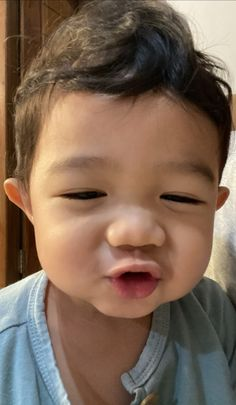
#> input picture Pengolahan Citra Digital/image/positif.jpg, 236 x 405 px, found by its file name
$ python negatif.py
#> lines starting #> are read from the running program, lines starting #| are printed output that depends on the picture
import  imageio as image
import numpy as np
import matplotlib.pyplot as plt

path = "D:\\Mata Kuliah Semester 5\\Pengolahan Citra Digital\\positif.jpg"
img_Negatif = image.imread(path)
#> img_Negatif is the input picture: shape (405, 236, 3); mean R, G, B 126.3, 103.5, 86.2
r_neg = img_Negatif[:, :, 0]
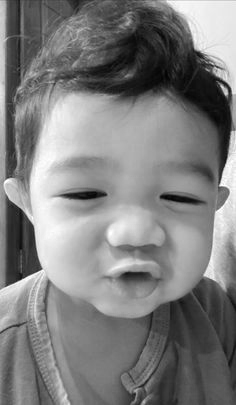
#> r_neg: shape (405, 236); min 2, max 255, mean 126.3

hist_rneg, bins =np.histogram(r_neg.flatten(), bins=256,range=[0,256])
#> hist_rneg = 256 values, max 856 at index 123, min 0 at index 0, mean 373.4; bins = 257 values from 0 to 256

img_positif = 255 - img_Negatif
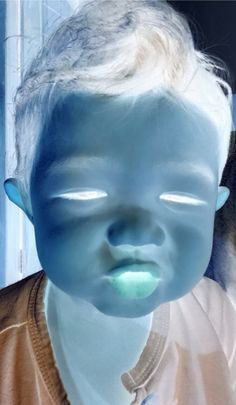
#> img_positif: shape (405, 236, 3); mean R, G, B 128.7, 151.5, 168.8

plt.figure(figsize=(15, 15))

plt.subplot(4, 1, 1)
plt.imshow(img_Negatif)

plt.subplot(4, 1, 2)
plt.imshow(img_positif)

plt.subplot(4, 1, 3)
plt.plot(hist_rneg)

plt.show()
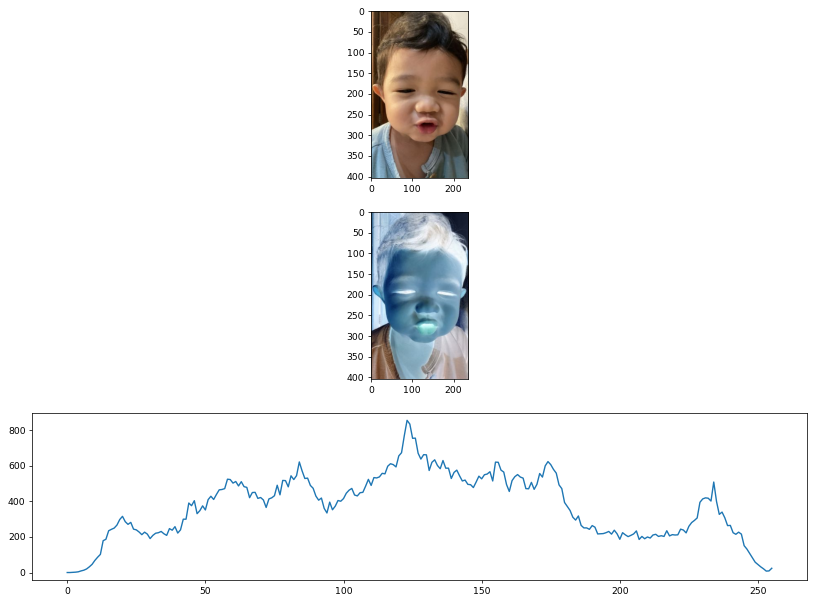
#> figure drawn by matplotlib, 3 panels; panel 3: curve peaks at x = 123, y = 856
print(img_Negatif.shape)
#| (405, 236, 3)

$ run again, with Pengolahan Citra Digital/image/Abecekut.png saved as Pengolahan Citra Digital/image/positif.jpg
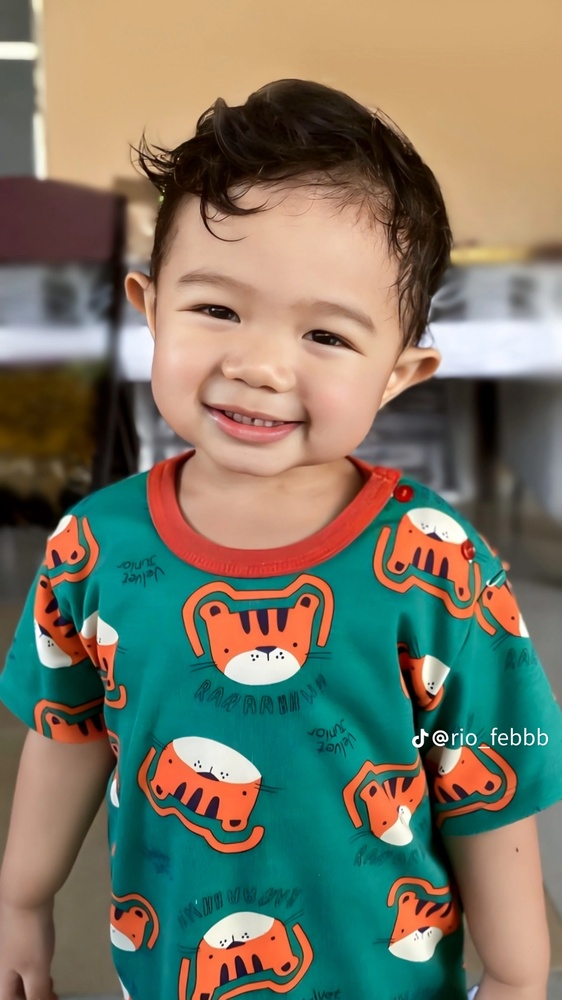
#> input picture Pengolahan Citra Digital/image/Abecekut.png, 562 x 1000 px, shrunk from 1080 x 1920 before the run, found by its file name
#> img_Negatif is the input picture: shape (1000, 562, 3); mean R, G, B 120.9, 120, 102.2
#> `r_neg = img_Negatif[:, :, 0]`:
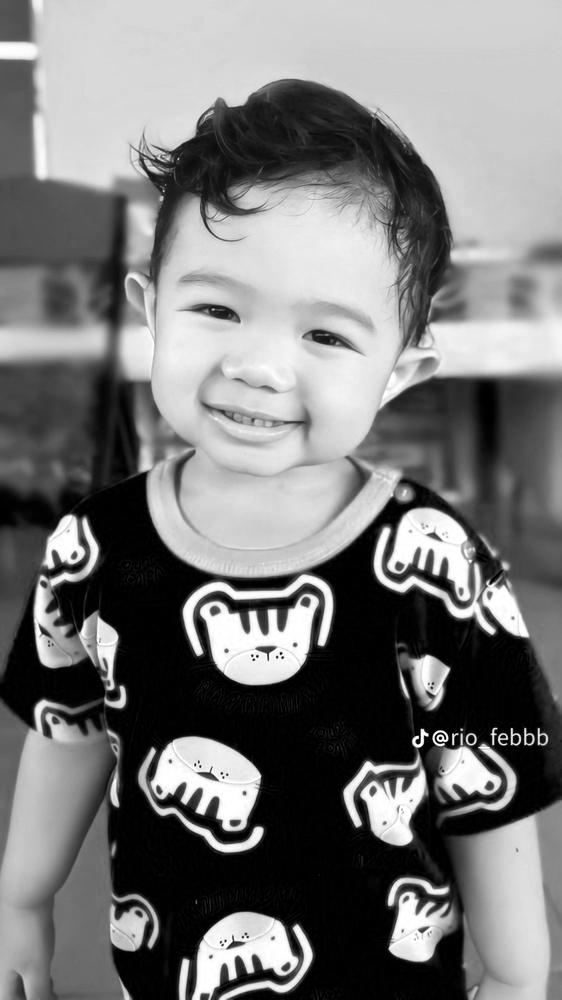
#> r_neg: shape (1000, 562); min 0, max 255, mean 120.9
#> hist_rneg = 256 values, max 44501 at index 0, min 628 at index 146, mean 2195.3; bins = 257 values from 0 to 256
#> `plt.show()`:
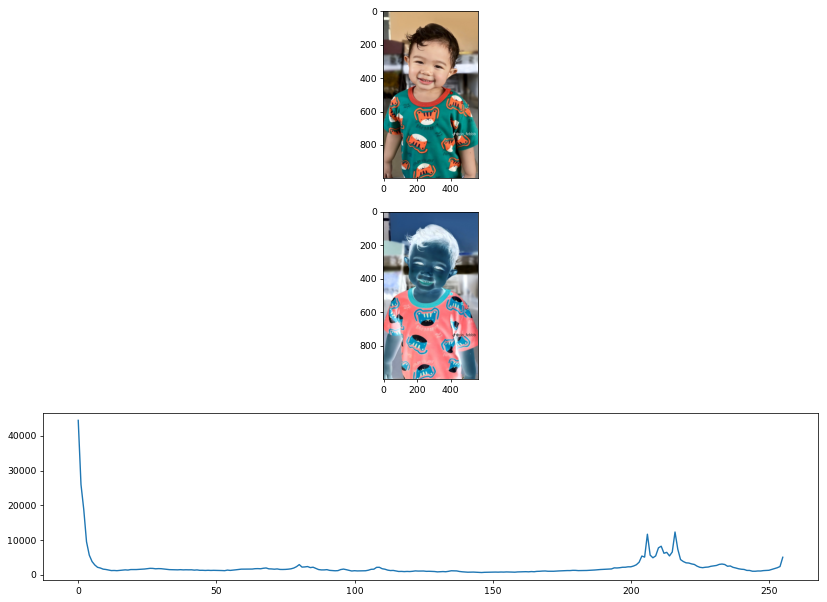
#> figure drawn by matplotlib, 3 panels; panel 3: curve peaks at x = 0, y = 44501
#| (1000, 562, 3)
